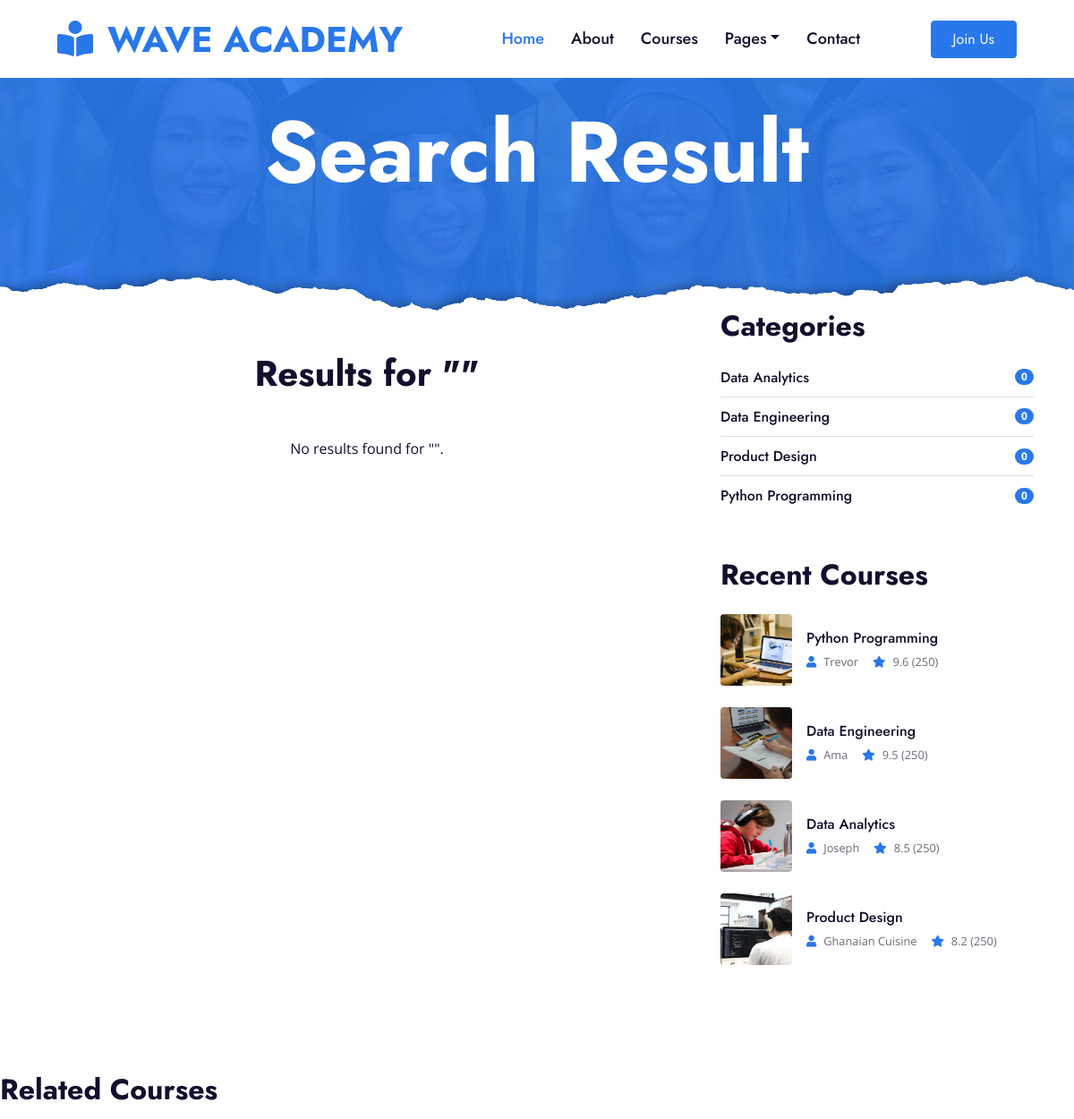
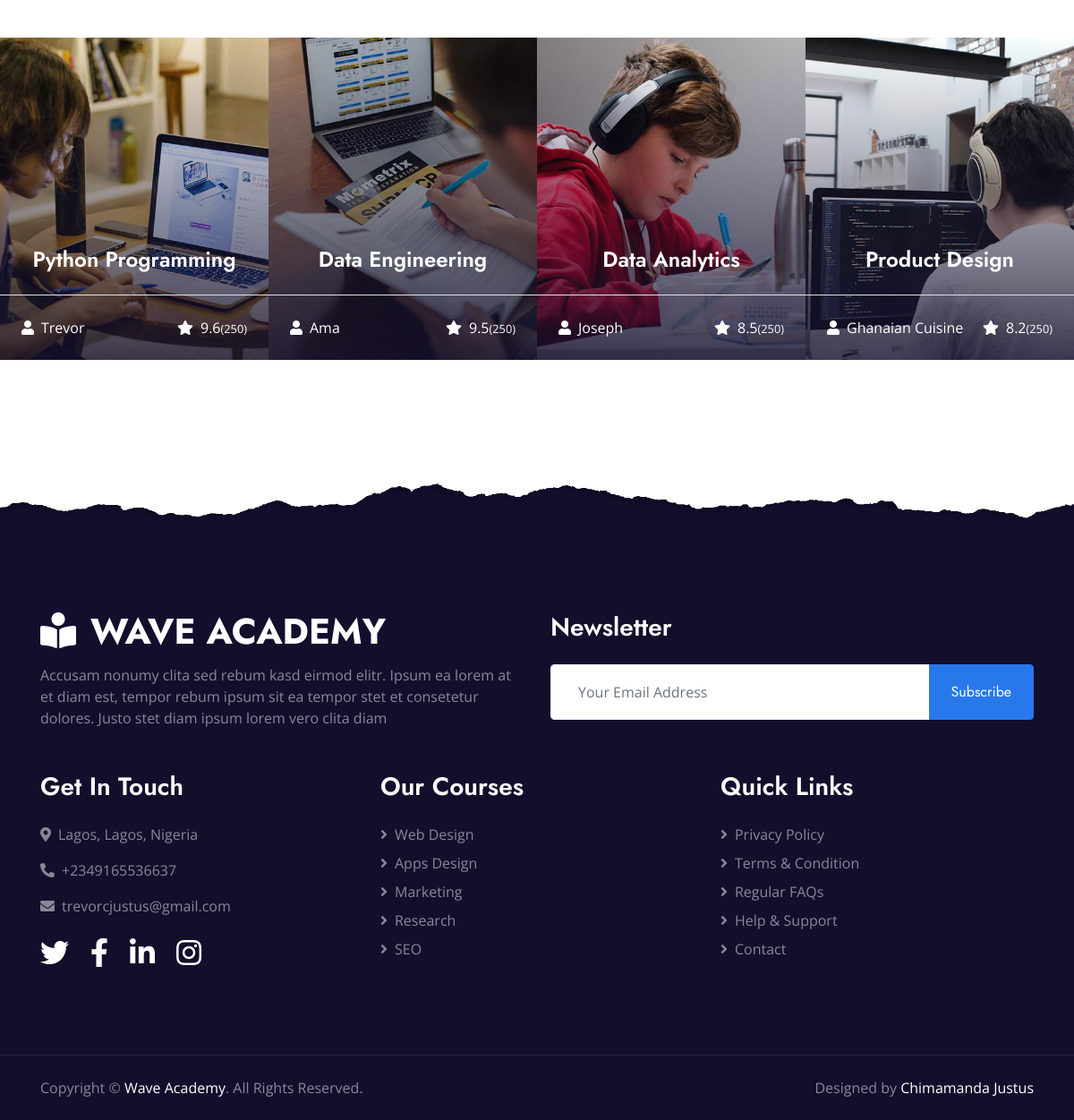
The app's page /search/ with its own data (2 pictures, top to bottom).
### core/models.py (models this page shows, shortened)
class ReleaseCoure(models.Model):
    image = models.ImageField(upload_to='course/')
    name = models.CharField(max_length=500)
    instructor = models.ForeignKey('Instructors', on_delete=models.CASCADE)
    description = models.TextField()
    description2 = models.TextField()
    rating = models.FloatField()
    lectures = models.CharField(max_length=100)
    duration = models.CharField(max_length=100)
    skill_level = models.CharField(max_length=200)
    language = models.CharField(max_length=250)
    course_price = models.CharField(max_length=100)

class Instructors(models.Model):
    image = models.ImageField(upload_to='instructors')
    name = models.CharField(max_length=300)
    course = models.CharField(max_length=700)
    x = models.CharField(max_length=500)
    facebook = models.CharField(max_length=500)
    linkedin = models.CharField(max_length=500)
    instagram = models.CharField(max_length=500)
    youtube = models.CharField(max_length=500)
    def __str__(self):
        return self.name

### core/views.py (the view)
# urls.py: path('search/', views.search, name='search'),
def search(request):
    categories_with_count = (
        ReleaseCoure.objects
        .values('name')
        .annotate(participant_count=Count('participant'))
    )
    related = ReleaseCoure.objects.all()
    query = request.GET.get('query', '')
    results = ReleaseCoure.objects.filter(name__icontains=query) if query else []
    context = {
        'query': query,
        'results': results,
        'related': related,
        'categories_with_count': categories_with_count,
    }
    return render(request, 'search.html', context)

### core/templates/search.html (shortened to what this page needs)
{% extends 'base.html' %}
{% load static %}
{% block content %}
    <div class="jumbotron jumbotron-fluid position-relative overlay-bottom" style="margin-bottom: -50px;">
        <div class="container text-center py-5">
            <h1 class="text-white display-1 mb-">Search Result</h1>
        </div>
    </div>
    <div class="container-fluid ">
        <div class="container py-5">
            <div class="row">
                <div class="col-lg-8">
                    <div class="container text-center py-5">
                        <h1 class="text-dark ">Results for "{{ query }}"</h1>
                        {% if results %}
                            <div class="row">
                                {% for course in results %}
                                    <div class="col-md-4 mb-4">
                                        <div class="card">
                                            <img class="card-img-top" src="{{ course.image.url }}" alt="{{ course.name }}">
                                            <div class="card-body">
                                                <h5 class="card-title">{{ course.name }}</h5>
                                                <a href="{% url 'detail' course_id=course.id %}" class="btn btn-primary">Course Detail</a>
                                            </div>
                                        </div>
                                    </div>
                                {% endfor %}
                            </div>
                        {% else %}
                            <p class="text-dark">No results found for "{{ query }}".</p>
                        {% endif %}
                    </div>
                </div>
                <div class="col-lg-4 mt-5 mt-lg-0">
                    <div class="mb-5">
                        <h2 class="mb-3">Categories</h2>
                        <ul class="list-group list-group-flush">
                            {% for category in categories_with_count %}
                            <li class="list-group-item d-flex justify-content-between align-items-center px-0">
                                <a href="#" class="text-decoration-none h6 m-0">{{ category.name }}</a>
                                <span class="badge badge-primary badge-pill">{{ category.participant_count }}</span>
                            </li>
                            {% endfor %}
                        </ul>
                    </div>
                    <div class="mt-5">
                        <h2 class="mb-4">Recent Courses</h2>
                        {% for i in related %}
                        <a class="d-flex align-items-center text-decoration-none mb-4" href="{% url 'detail' course_id=i.id %}">
                            <img class="img-fluid rounded" src="{{ i.image.url }}" alt="" style="width: 80px; height: 80px;">
                            <div class="pl-3">
                                <h6>{{ i.name}}</h6>
                                <div class="d-flex">
                                    <small class="text-body mr-3"><i class="fa fa-user text-primary mr-2"></i>{{ i.instructor}}</small>
                                    <small class="text-body"><i class="fa fa-star text-primary mr-2"></i>{{ i.rating}} (250)</small>
                                </div>
                            </div>
                        </a>
                        {% endfor %}
                    </div>
                </div>
            </div>
        </div>
    </div>
    <div class="container-fluid px-0 py-5">
        <h2 class="mb-3">Related Courses</h2>
        <div class="owl-carousel courses-carousel">
            {% for i in related %}
            <div class="courses-item position-relative">
                <img class="img-fluid" src="{{ i.image.url }}" alt="">
                <div class="courses-text">
                    <h4 class="text-center text-white px-3">{{ i.name }}</h4>
                    <div class="border-top w-100 mt-3">
                        <div class="d-flex justify-content-between p-4">
                            <span class="text-white"><i class="fa fa-user mr-2"></i>{{ i.instructor }}</span>
                            <span class="text-white"><i class="fa fa-star mr-2"></i>{{ i.rating }}<small>(250)</small></span>
                        </div>
                    </div>
                </div>
            </div>
            {% endfor %}
        </div>
    </div>
{% endblock %}

### records on screen
ReleaseCoure: image (picture), name "Python Programming", instructor "Trevor", rating "9.6"
ReleaseCoure: image (picture), name "Data Engineering", instructor "Ama", rating "9.5"
ReleaseCoure: image (picture), name "Data Analytics", instructor "Joseph", rating "8.5"
ReleaseCoure: image (picture), name "Product Design", instructor "Ghanaian Cuisine", rating "8.2"

### other values on screen
{{ category.name }} "Data Analytics" "Data Engineering" "Product Design" "Python Programming"
{{ category.participant_count }} "0" "0" "0" "0"
